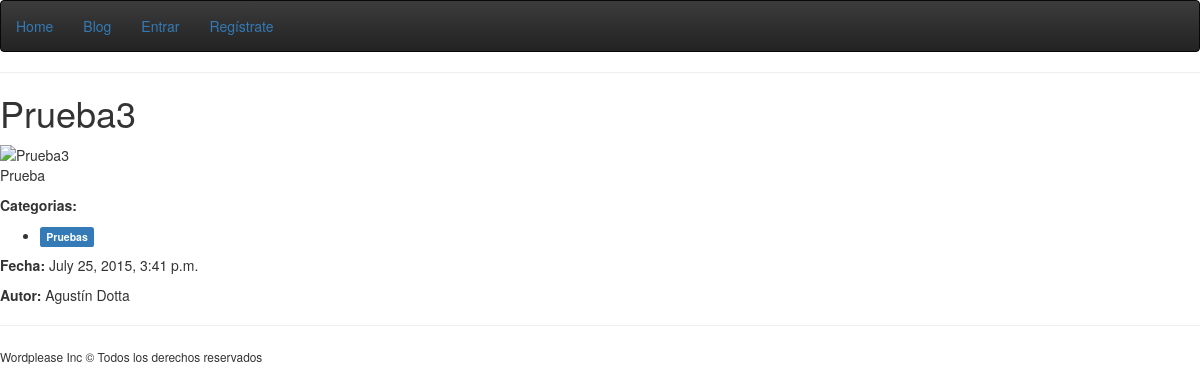
Page /blogs/agustin/4/ on the committed database.
### post/models.py (models this page shows, shortened)
class Post(models.Model):
    blog = models.ForeignKey(Blog)
    title = models.CharField(max_length=150)
    summary = models.CharField(max_length=500)
    body = models.CharField(max_length=1000)
    url = models.URLField(blank=True)
    posted_date = models.DateTimeField(auto_now=True)
    category = models.ManyToManyField(Category, blank=True)
    visibility = models.CharField(max_length=3, choices=VISIBILITY, default=NOTPOSTED)

### category/models.py (models this page shows, shortened)
class Category(models.Model):
    name = models.CharField(max_length=150)

### blog/models.py (models this page shows, shortened)
class Blog(models.Model):
    owner = models.ForeignKey(User)
    title = models.CharField(max_length=100)

### post/views.py (the view)
# urls.py: url(r'^blogs/(?P<pk>[-\w]+)/(?P<idPost>[0-9]+)/$', DetailPostView.as_view(), name='post_detail'),
class DetailPostView(View, PostQueryset):
    def get(self, request, pk, idPost):
        possible_posts = self.get_post_queryset(request).filter(pk=idPost)
        post = possible_posts[0] if len(possible_posts) >= 1 else None
        if post is not None:
            context = {
                'post': post
            }
            return render(request, 'post/detail.html', context)
        else:
            return HttpResponseNotFound('No existe el post')  # 404 not found

### post/views.py (called while the page is built)
    def get_post_queryset(self, request):
        posts = Post.objects.all()
        return posts

### post/templates/post/detail.html (shortened to what this page needs)
{% extends 'base.html' %}
{% block section %}
    <h1>{{ post.title }}</h1>
    <img src="{{ post.url }}" alt="{{ post.title }}" width="600">
    <p>{{ post.body }}</p>
    <p>
        <strong>Categorias:</strong>
              {% for category in post.category.all %}
               <ul>
                  <li><span class="label label-primary">{{ category.name }}</span></li>
               </ul>
               {% endfor %}
    </p>
     <p>
         <strong>Fecha:</strong>
         {{ post.posted_date }}
     </p>
    <p>
        <strong>Autor:</strong>
        {{ post.blog.owner.first_name }}
        {{ post.blog.owner.last_name }}
    </p>
{% endblock %}

### rows in the picture
Post: title "Prueba3", body "Prueba", posted_date "July 25, 2015, 3:41 p.m.", blog.owner.first_name "Agustín", blog.owner.last_name "Dotta"
Category: name "Pruebas"
